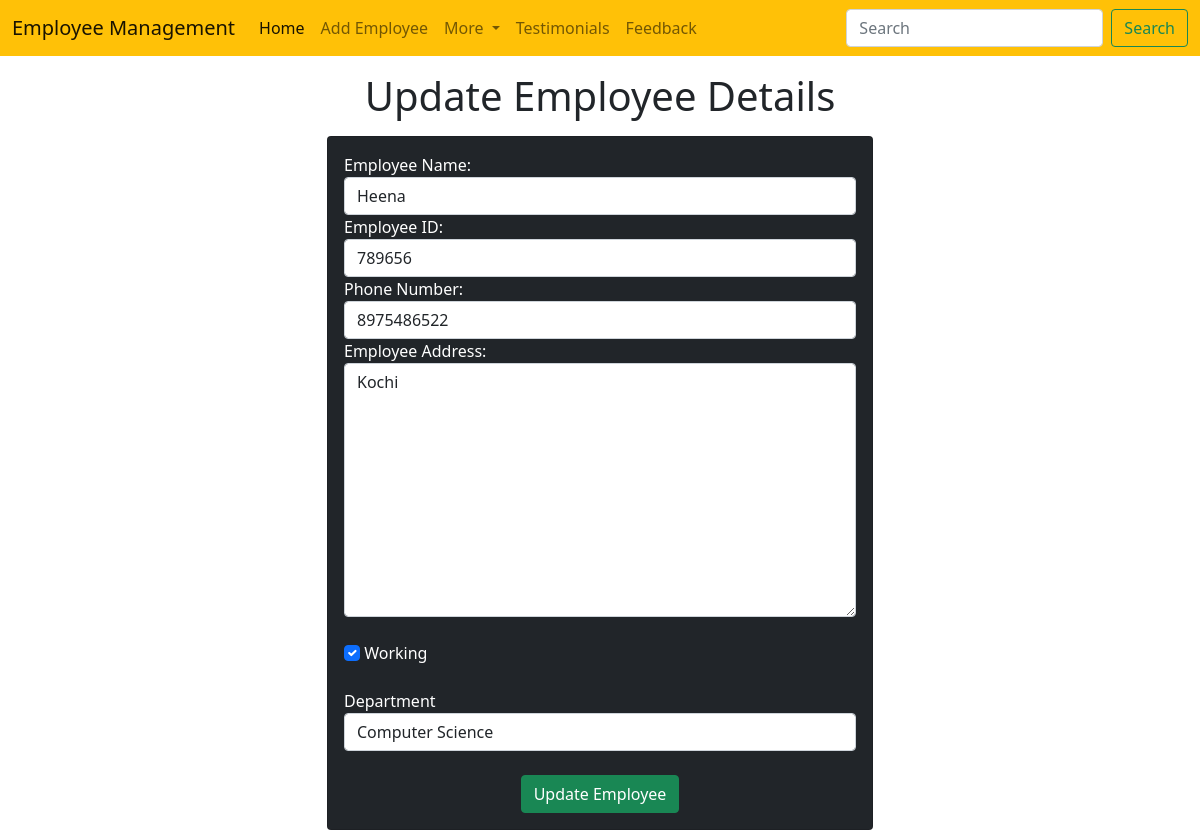
The app's page /update535470 with its own data.
### emp/models.py (models this page shows, shortened)
class Emp(models.Model):
    name=models.CharField(max_length=200)
    emp_id=models.CharField(max_length=200)
    phone=models.CharField(max_length=10)
    address=models.CharField(max_length=150)
    is_working=models.BooleanField(default=True)
    department=models.CharField(max_length=100)

### emp/views.py (the view)
# urls.py: path('update<int:emp_id>',views.update,name='update'),
def update(request,emp_id):
    emp=Emp.objects.get(pk=emp_id)
    return render(request,'update.html',{
       'emp':emp
    })

### templates/update.html (shortened to what this page needs)
<!doctype html>
<html lang="en">
  <head>
    <link href="https://cdn.jsdelivr.net/npm/bootstrap@5.0.2/dist/css/bootstrap.min.css" rel="stylesheet">
  </head>
  <body>
    {% include "navbar.html" %}
    <h1 class="text-center my-3">Update Employee Details</h1>
    <div class="container">
      <div class="row">
        <div class="col-md-6 offset-md-3">
          <div class="card bg-dark text-white">
            <div class="card-body">
                <form action="/updatedata{{emp.id}}" method="POST">
                  <div class="md-12">
                    <label for="name">Employee Name:</label><br>
                    <input type="text" class="form-control" id="name" name='name' value="{{emp.name}}" placeholder="Enter Your Name">
                  </div>
                  <div class="md-3">
                    <label for="emp_id">Employee ID:</label><br>
                    <input type="text" class="form-control" id="emp_id" name='emp_id' value="{{emp.emp_id}}" placeholder="Enter Your Employee ID">
                  </div>
                  <div class="md-3">
                    <label for="mobile">Phone Number:</label><br>
                    <input type="tel" class="form-control" id="mobile" name='mobile' value="{{emp.phone}}" placeholder="Enter Your Mobile Number">
                  </div>
                  <div class="md-3">
                    <label for="address">Employee Address:</label><br>
                    <textarea name="address" id="address" class="form-control" rows="10">{{emp.address}}</textarea>
                  </div>
                  <br>
                  <div class="md-3" form-check>
                    <input id="working" name="working" type="checkbox" class="form-check-input" {% if emp.is_working%} checked {% endif %}>
                    <label for="Working">Working</label>
                  </div>
                  <br>
                  <div class="md-3">
                    <label for="departement">Department</label>
                   <select name="departement" id="departement" class="form-control" value="{{emp.department}}">
                    <option value="CSE">Computer Science</option>
                   </select>
                  </div>
                  <br>
                  <div class="container text-center">
                    <button class="btn btn-success">Update Employee</button>
                  </div>
                </form>
            </div>
          </div>
        </div>
      </div>
    </div>
  </body>
</html>

### records on screen
Emp: name "Heena", emp_id "789656", mobile "8975486522", address "Kochi", is_working "☑", departement "Computer Science"
